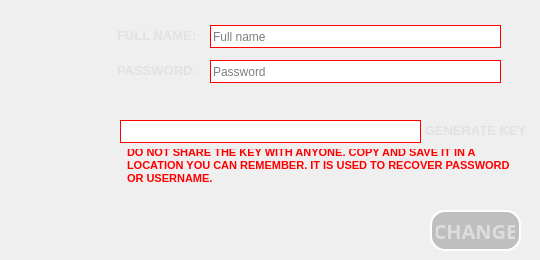
        <widget class="QWidget" name="key">
         <widget class="QLabel" name="KeyLabel_2">
          <property name="enabled">
           <bool>true</bool>
          </property>
          <property name="geometry">
           <rect>
            <x>120</x>
            <y>120</y>
            <width>301</width>
            <height>23</height>
           </rect>
          </property>
          <property name="cursor">
           <cursorShape>IBeamCursor</cursorShape>
          </property>
          <property name="styleSheet">
           <string notr="true">background-color: rgb(255, 255, 255);
border: 1px solid red;
border-top-left-radius : 0px;
border-top-right-radius : 0px; </string>
          </property>
          <property name="text">
           <string/>
          </property>
          <property name="textInteractionFlags">
           <set>Qt::TextSelectableByMouse</set>
          </property>
         </widget>
         <widget class="QPushButton" name="generate">
          <property name="enabled">
           <bool>false</bool>
          </property>
          <property name="geometry">
           <rect>
            <x>420</x>
            <y>115</y>
            <width>111</width>
            <height>31</height>
           </rect>
          </property>
          <property name="font">
           <font>
            <pointsize>10</pointsize>
            <weight>75</weight>
            <bold>true</bold>
           </font>
          </property>
          <property name="cursor">
           <cursorShape>PointingHandCursor</cursorShape>
          </property>
          <property name="styleSheet">
           <string notr="true">color: rgb(225, 225, 225);
border: 2px solid white;
border-style: outset;
border-radius: 15px;
padding: 4px;
border: none;</string>
          </property>
          <property name="text">
           <string>GENERATE KEY</string>
          </property>
         </widget>
         <widget class="QLabel" name="useless_18">
          <property name="geometry">
           <rect>
            <x>120</x>
            <y>145</y>
            <width>411</width>
            <height>41</height>
           </rect>
          </property>
          <property name="font">
           <font>
            <pointsize>8</pointsize>
            <weight>75</weight>
            <bold>true</bold>
           </font>
          </property>
          <property name="styleSheet">
           <string notr="true">color: rgb(225, 225, 225);
border: 2px solid white;
border-style: outset;
border-radius: 15px;
padding: 4px;
border: none;
color: rgb(255, 0, 0);</string>
          </property>
          <property name="text">
           <string>DO NOT SHARE THE KEY WITH ANYONE. COPY AND SAVE IT IN A LOCATION YOU CAN REMEMBER. IT IS USED TO RECOVER PASSWORD OR USERNAME.</string>
          </property>
          <property name="alignment">
           <set>Qt::AlignLeading|Qt::AlignLeft|Qt::AlignVCenter</set>
          </property>
          <property name="wordWrap">
           <bool>true</bool>
          </property>
         </widget>
         <widget class="QLineEdit" name="ProfileUserFull_2">
          <property name="enabled">
           <bool>true</bool>
          </property>
          <property name="geometry">
           <rect>
            <x>210</x>
            <y>25</y>
            <width>291</width>
            <height>23</height>
           </rect>
          </property>
          <property name="styleSheet">
           <string notr="true">background-color: rgb(255, 255, 255);
border: 1px solid red;
border-top-left-radius : 0px;
border-top-right-radius : 0px; 
border-bottom-left-radius : 0px; 
border-bottom-right-radius : 0px;</string>
          </property>
          <property name="placeholderText">
           <string>Full name</string>
          </property>
          <property name="clearButtonEnabled">
           <bool>true</bool>
          </property>
         </widget>
         <widget class="QLabel" name="useless_19">
          <property name="geometry">
           <rect>
            <x>110</x>
            <y>20</y>
            <width>91</width>
            <height>31</height>
           </rect>
          </property>
          <property name="font">
           <font>
            <pointsize>10</pointsize>
            <weight>75</weight>
            <bold>true</bold>
           </font>
          </property>
          <property name="styleSheet">
           <string notr="true">color: rgb(225, 225, 225);
border: 2px solid white;
border-style: outset;
border-radius: 15px;
padding: 4px;
border: none;</string>
          </property>
          <property name="text">
           <string>FULL NAME:</string>
          </property>
          <property name="alignment">
           <set>Qt::AlignLeading|Qt::AlignLeft|Qt::AlignVCenter</set>
          </property>
         </widget>
         <widget class="QLabel" name="NewPassLabel_6">
          <property name="geometry">
           <rect>
            <x>110</x>
            <y>55</y>
            <width>91</width>
            <height>31</height>
           </rect>
          </property>
          <property name="font">
           <font>
            <pointsize>10</pointsize>
            <weight>75</weight>
            <bold>true</bold>
           </font>
          </property>
          <property name="styleSheet">
           <string notr="true">color: rgb(225, 225, 225);
border: 2px solid white;
border-style: outset;
border-radius: 15px;
padding: 4px;
border: none;</string>
          </property>
          <property name="text">
           <string>PASSWORD:</string>
          </property>
          <property name="alignment">
           <set>Qt::AlignLeading|Qt::AlignLeft|Qt::AlignVCenter</set>
          </property>
         </widget>
         <widget class="QLineEdit" name="NewPass_5">
          <property name="enabled">
           <bool>true</bool>
          </property>
          <property name="geometry">
           <rect>
            <x>210</x>
            <y>60</y>
            <width>291</width>
            <height>23</height>
           </rect>
          </property>
          <property name="styleSheet">
           <string notr="true">background-color: rgb(255, 255, 255);
border: 1px solid red;
border-top-left-radius : 0px;
border-top-right-radius : 0px; 
border-bottom-left-radius : 0px; 
border-bottom-right-radius : 0px;</string>
          </property>
          <property name="text">
           <string/>
          </property>
          <property name="echoMode">
           <enum>QLineEdit::Password</enum>
          </property>
          <property name="placeholderText">
           <string>Password</string>
          </property>
          <property name="clearButtonEnabled">
           <bool>true</bool>
          </property>
         </widget>
         <widget class="QPushButton" name="PassChange_4">
          <property name="enabled">
           <bool>true</bool>
          </property>
          <property name="geometry">
           <rect>
            <x>430</x>
            <y>210</y>
            <width>91</width>
            <height>41</height>
           </rect>
          </property>
          <property name="font">
           <font>
            <family>Bahnschrift SemiBold</family>
            <pointsize>15</pointsize>
            <weight>75</weight>
            <bold>true</bold>
           </font>
          </property>
          <property name="cursor">
           <cursorShape>PointingHandCursor</cursorShape>
          </property>
          <property name="styleSheet">
           <string notr="true">background-color: rgba(64, 64, 64, 70);
color: rgb(221, 221, 221);
border: 2px solid white;
border-style: outset;
border-radius: 15px;
padding: 4px;</string>
          </property>
          <property name="text">
           <string>CHANGE</string>
          </property>
         </widget>
        </widget>
